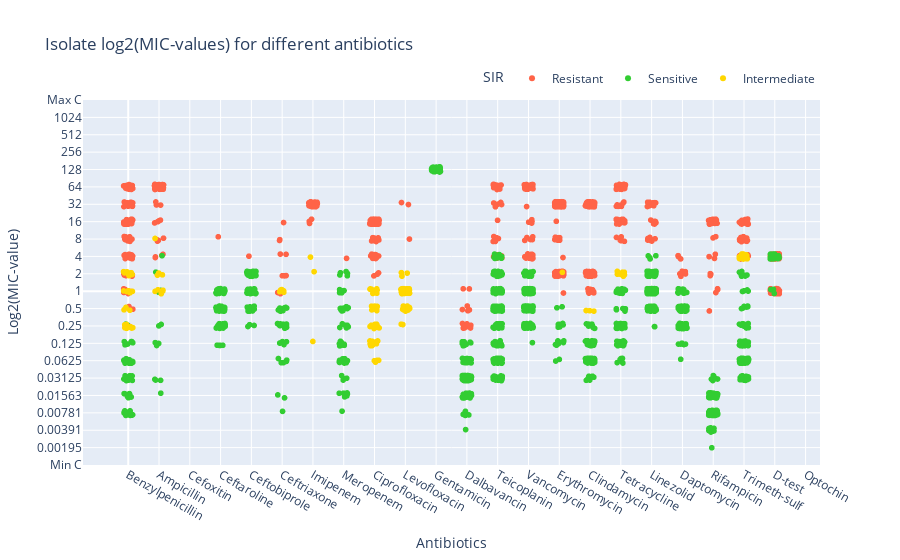

The notebook cell this image was saved under:
### Code cell
def main():
    # Load files
    chosen_isolates_list = pd.read_csv("Chosen_isolates_list.csv")
    CIB = pd.ExcelFile("CIB_TF-data_AllIsolates_20230302.xlsx")
    matrix_EU = pd.read_excel(CIB, "matrix EU")
    
    # Rename a long name for plotting purposes
    matrix_EU.rename(columns={"Trimethoprim-sulfamethoxazole": "Trimeth-sulf"}, inplace=True)
    
    # Select isolates
    chosen_isolates = extract_chosen_isolates(chosen_isolates_list, matrix_EU)
    
    # List of antiiotic names
    antibiotics = list(chosen_isolates.columns[3:])    
     
    # Extract all SIRs for an antibiotic.
    chosen_isolates_SIR = extract_SIR(chosen_isolates, antibiotics)
    
    # Remove the tuples that have None in their SIR data
    filtered_chosen_isolates_SIR = filter_mic_values(chosen_isolates_SIR)
    
    # Extract the mic-values of each isolate for each antibiotic.
    mic_data = extract_mic_data(filtered_chosen_isolates_SIR, antibiotics)
    
    # Create dataframe used for plotting
    plot_df = create_plot_df(antibiotics, mic_data)
    
    plotly_dotplot(antibiotics, mic_data)
    
if __name__ == "__main__":
    main()

### Figure 1 — Plotly figure (JSON) as saved in the notebook; plotly's stock layout.template omitted (floating-point values rounded to 4 significant figures; data arrays with more than 128 entries replaced by an {"elided": "..."} marker saying what was removed)
{"data": [{"customdata": {"elided": "1419x2 mixed values"}, "hovertemplate": "<b>%{hovertext}</b><br><br>SIR=Resistant<br>Log2(MIC-value)=%{y:.0f}<br>Scale=%{customdata[0]}<br>Pathogen=%{customdata[1]}<extra></extra>", "hovertext": {"elided": "1419 str values"}, "legendgroup": "Resistant", "marker": {"color": "tomato", "symbol": "circle"}, "mode": "markers", "name": "Resistant", "showlegend": true, "type": "scattergl", "x": {"elided": "1419 float values"}, "xaxis": "x", "y": {"elided": "1419 float values"}, "yaxis": "y"}, {"customdata": {"elided": "2369x2 mixed values"}, "hovertemplate": "<b>%{hovertext}</b><br><br>SIR=Sensitive<br>Log2(MIC-value)=%{y:.0f}<br>Scale=%{customdata[0]}<br>Pathogen=%{customdata[1]}<extra></extra>", "hovertext": {"elided": "2369 str values"}, "legendgroup": "Sensitive", "marker": {"color": "limegreen", "symbol": "circle"}, "mode": "markers", "name": "Sensitive", "showlegend": true, "type": "scattergl", "x": {"elided": "2369 float values"}, "xaxis": "x", "y": {"elided": "2369 float values"}, "yaxis": "y"}, {"customdata": {"elided": "205x2 mixed values"}, "hovertemplate": "<b>%{hovertext}</b><br><br>SIR=Intermediate<br>Log2(MIC-value)=%{y:.0f}<br>Scale=%{customdata[0]}<br>Pathogen=%{customdata[1]}<extra></extra>", "hovertext": {"elided": "205 str values"}, "legendgroup": "Intermediate", "marker": {"color": "gold", "symbol": "circle"}, "mode": "markers", "name": "Intermediate", "showlegend": true, "type": "scattergl", "x": {"elided": "205 float values"}, "xaxis": "x", "y": {"elided": "205 float values"}, "yaxis": "y"}], "layout": {"legend": {"orientation": "h", "title": {"text": "SIR"}, "tracegroupgap": 0, "x": 1, "xanchor": "right", "y": 1.02, "yanchor": "bottom"}, "title": {"text": "Isolate log2(MIC-values) for different antibiotics"}, "xaxis": {"anchor": "y", "domain": [0, 1], "tickmode": "array", "ticktext": ["Benzylpenicillin", "Ampicillin", "Cefoxitin", "Ceftaroline", "Ceftobiprole", "Ceftriaxone", "Imipenem", "Meropenem", "Ciprofloxacin", "Levofloxacin", "Gentamicin", "Dalbavancin", "Teicoplanin", "Vancomycin", "Erythromycin", "Clindamycin", "Tetracycline", "Linezolid", "Daptomycin", "Rifampicin", "Trimeth-sulf", "D-test", "Optochin"], "tickvals": [0, 1, 2, 3, 4, 5, 6, 7, 8, 9, 10, 11, 12, 13, 14, 15, 16, 17, 18, 19, 20, 21, 22], "title": {"text": "Antibiotics"}}, "yaxis": {"anchor": "x", "domain": [0, 1], "range": [-10, 11], "tickmode": "array", "ticktext": ["Min C", "0.00195", "0.00391", "0.00781", "0.01563", "0.03125", "0.0625", "0.125", "0.25", "0.5", "1", "2", "4", "8", "16", "32", "64", "128", "256", "512", "1024", "Max C"], "tickvals": [-10, -9, -8, -7, -6, -5, -4, -3, -2, -1, 0, 1, 2, 3, 4, 5, 6, 7, 8, 9, 10, 11], "title": {"text": "Log2(MIC-value)"}}}}
